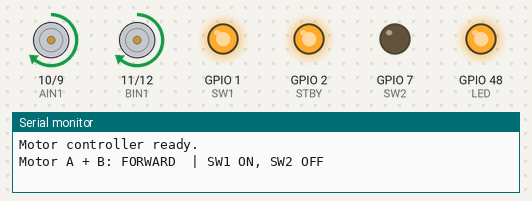
A sketch run on a simulated ESP32-S3. Shown: motor-driver pin pairs drawn as motors (green arrow = first pin HIGH = forward, orange = second pin HIGH = backward, longer = more drive, scaled by the enable pin, stopped while the standby pin is LOW), output pins drawn as LEDs (lit = HIGH), the last lines printed to the serial monitor.

Above: at 1.0 s.
At 2.2 s:
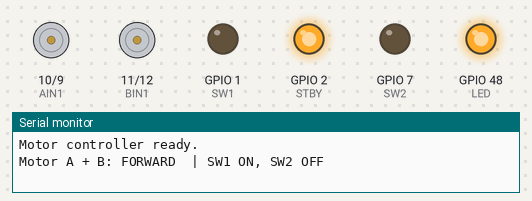
At 3.4 s:
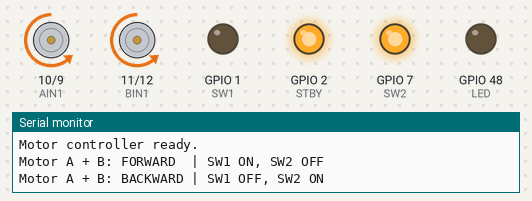
At 4.6 s:
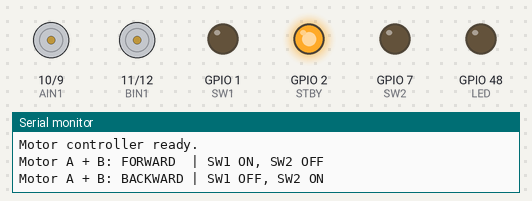
Timing chart, 0 to 6.2 s (numbered marks = the images above):
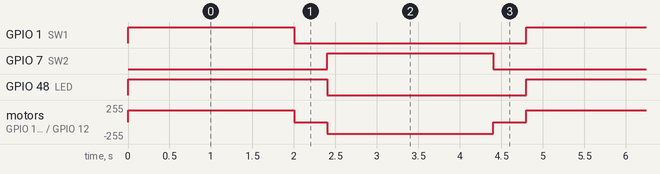

Measured:
- by itself, GPIO 1 (SW1), GPIO 7 (SW2): alternates HIGH for 2.0 s and LOW for 2.8 s
- by itself, GPIO 48 (LED): alternates HIGH for 2.4 s and LOW for 2.4 s
- by itself, motor on GPIO 10 (AIN1) / GPIO 9 (AIN2), motor on GPIO 11 (BIN1) / GPIO 12 (BIN2): repeats every 4.8 s: stopped 0.40 s, backward 179/255 2.0 s, stopped 0.40 s, forward 179/255 2.0 s

The sketch:

motor-switch-test.ino
```cpp
// ESP32 Toy Motor Controller - Hardware Test Sketch
// Confirms that motor LEFT, motor RIGHT, Switch 1, and Switch 2 are working correctly.
// Hardware: ESP32S3-Super Mini + TB6612FNG dual H-bridge motor driver
//
// IMPORTANT - Arduino IDE setup:
//   Board:     ESP32S3 Dev Module
//   Core:      Espressif ESP32 Arduino core v3.x or later (required for ledcAttach)
//   Upload speed: 921600, USB CDC On Boot: Enabled

// --- Motor A Pins (TB6612FNG) ---
#define PWMA  8   // Motor A PWM speed
#define AIN1  10  // Motor A direction control 1
#define AIN2  9   // Motor A direction control 2

// --- Motor B Pins (TB6612FNG) ---
#define PWMB  13  // Motor B PWM speed
#define BIN1  11  // Motor B direction control 1
#define BIN2  12  // Motor B direction control 2

// --- TB6612FNG Standby (HIGH = motor driver enabled, LOW = standby/disabled) ---
#define STBY  2

// --- Switch Outputs (NPN low-side: GPIO HIGH = switch ON, GPIO LOW = switch OFF) ---
#define SW1   1
#define SW2   7

// --- Onboard LED ---
#define LED   48

// --- PWM Settings ---
#define PWM_FREQ        5000  // Hz
#define PWM_RESOLUTION  8     // bits (duty cycle range: 0-255)
#define MOTOR_SPEED     180   // 0-255

// TB6612FNG direction truth table:
//   AIN1=H, AIN2=L -> Forward
//   AIN1=L, AIN2=H -> Backward
//   AIN1=L, AIN2=L -> Coast (stop)
//   AIN1=H, AIN2=H -> Brake
//
// STBY is driven HIGH in setup() via GP2 — motor driver enabled at startup.

void motorA_forward(uint8_t speed) {
  digitalWrite(AIN1, HIGH);
  digitalWrite(AIN2, LOW);
  ledcWrite(PWMA, speed);
}

void motorA_backward(uint8_t speed) {
  digitalWrite(AIN1, LOW);
  digitalWrite(AIN2, HIGH);
  ledcWrite(PWMA, speed);
}

void motorA_stop() {
  digitalWrite(AIN1, LOW);
  digitalWrite(AIN2, LOW);
  ledcWrite(PWMA, 0);
}

void motorB_forward(uint8_t speed) {
  digitalWrite(BIN1, HIGH);
  digitalWrite(BIN2, LOW);
  ledcWrite(PWMB, speed);
}

void motorB_backward(uint8_t speed) {
  digitalWrite(BIN1, LOW);
  digitalWrite(BIN2, HIGH);
  ledcWrite(PWMB, speed);
}

void motorB_stop() {
  digitalWrite(BIN1, LOW);
  digitalWrite(BIN2, LOW);
  ledcWrite(PWMB, 0);
}

void setup() {
  Serial.begin(115200);

  pinMode(STBY, OUTPUT);
  digitalWrite(STBY, HIGH);  // enable motor driver immediately

  pinMode(LED,  OUTPUT);
  pinMode(AIN1, OUTPUT);
  pinMode(AIN2, OUTPUT);
  pinMode(BIN1, OUTPUT);
  pinMode(BIN2, OUTPUT);
  pinMode(SW1,  OUTPUT);
  pinMode(SW2,  OUTPUT);

  // Switches default OFF (NPN: GPIO LOW = transistor off = switch OFF)
  digitalWrite(SW1, LOW);
  digitalWrite(SW2, LOW);

  // Attach PWM to motor speed pins — requires ESP32 Arduino core v3+
  ledcAttach(PWMA, PWM_FREQ, PWM_RESOLUTION);
  ledcAttach(PWMB, PWM_FREQ, PWM_RESOLUTION);

  motorA_stop();
  motorB_stop();

  Serial.println("Motor controller ready.");
}

void loop() {
  // --- Forward ---
  Serial.println("Motor A + B: FORWARD  | SW1 ON, SW2 OFF");
  digitalWrite(LED, HIGH);
  digitalWrite(SW1, HIGH);   // SW1 ON
  digitalWrite(SW2, LOW);    // SW2 OFF
  motorA_forward(MOTOR_SPEED);
  motorB_forward(MOTOR_SPEED);
  delay(2000);

  // --- Brief stop between directions ---
  motorA_stop();
  motorB_stop();
  digitalWrite(SW1, LOW);    // both switches OFF during stop
  digitalWrite(SW2, LOW);
  delay(400);

  // --- Backward ---
  Serial.println("Motor A + B: BACKWARD | SW1 OFF, SW2 ON");
  digitalWrite(LED, LOW);
  digitalWrite(SW1, LOW);    // SW1 OFF
  digitalWrite(SW2, HIGH);   // SW2 ON
  motorA_backward(MOTOR_SPEED);
  motorB_backward(MOTOR_SPEED);
  delay(2000);

  // --- Brief stop before repeating ---
  motorA_stop();
  motorB_stop();
  digitalWrite(SW1, LOW);    // both switches OFF during stop
  digitalWrite(SW2, LOW);
  delay(400);
}
```
